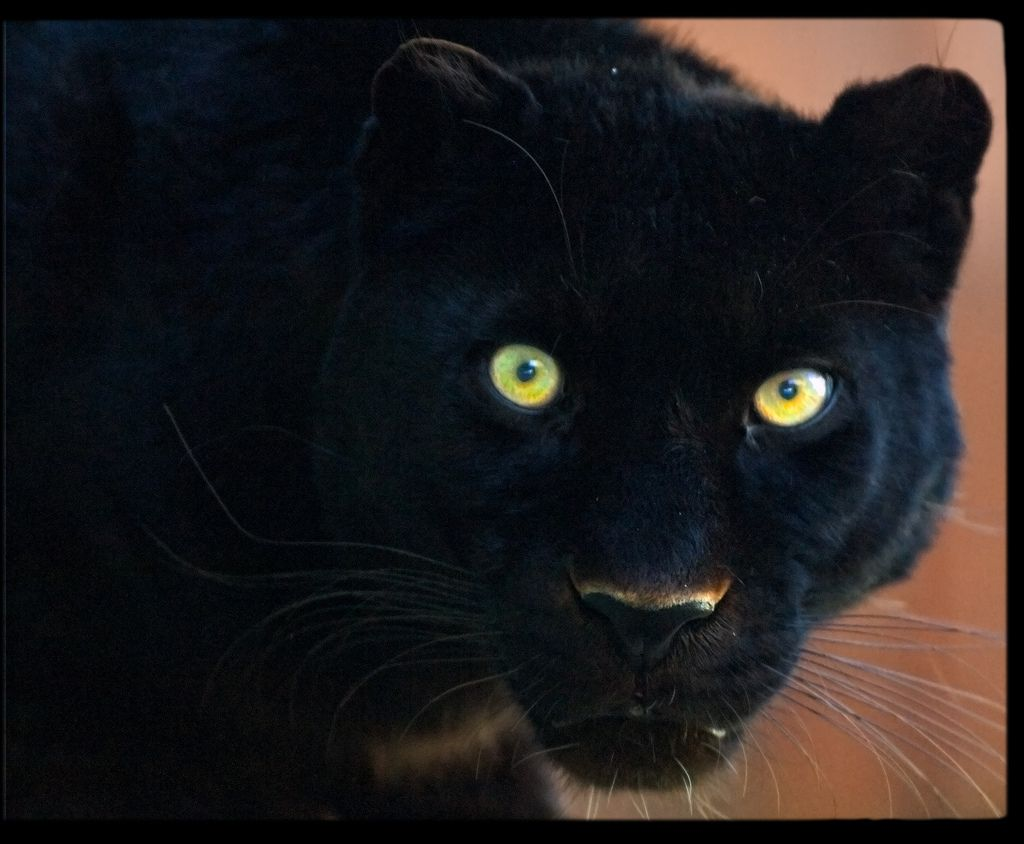
#> input picture Task1/data_new/Panther/Panther_1.jpg, 1024 x 844 px, given in place of Image_147.jpg, which was not available
$ jupyter execute --allow-errors ES335_A4_Task1_Dataset_Creation.ipynb
#> lines starting #> are read from the running program, lines starting #| are printed output that depends on the picture; pictures that were not available may be replaced by others from this repository, and a replacement may not be noted
[cell 1]
import os
import shutil
from sklearn.model_selection import train_test_split

[cell 2]
from bing_image_downloader import downloader

[cell 3]
def download_images(query, num_images, save_dir):
#> called with query = 'puma', num_images = 100, save_dir = 'data_new'
    if not os.path.exists(save_dir):
        os.makedirs(save_dir)

    downloader.download(f'{query} animal', limit=num_images,  output_dir=save_dir, adult_filter_off=True, force_replace=False, timeout=60, verbose=True)
#> (this line was passed over: bing_image_downloader is not available in this run)


download_images('puma', 100, 'data_new')
download_images('panther', 100, 'data_new')

[cell 4]
files_pa = os.listdir('data_new/Panther')
files_pu = os.listdir('data_new/Puma')
files_pa.sort()
files_pu.sort()

[cell 5]
print(files_pa)
print(len(files_pa))

[cell 6]
print(files_pu)
print(len(files_pu))

[cell 7]
files_pa = files_pa[1:]
print(files_pa)
print(len(files_pa))

[cell 8]
def rename_images(folder_name, files, name):

    # Iterate over the files and rename them
#> called with folder_name = 'data_new/Puma', name = 'Puma'
    for index, file_name in enumerate(files):
        # Get the file extension
        # _, file_extension = os.path.splitext(file_name)
        # # Skip hidden files and unsupported extensions
        # if file_name.startswith('.') or file_extension.lower() not in supported_extensions:
        #     continue
        # Construct the new file name
        new_name = f"{os.path.basename(name)}_{index + 1}.{'jpg'}"
        # Create full file paths
        old_path = os.path.join(folder_name, file_name)
        new_path = os.path.join(folder_name, new_name)
        # Rename the file
        os.rename(old_path, new_path)
        print(f"Renamed {old_path} to {new_path}")


# Absolute paths to the folders
puma_folder = 'data_new/Puma'
panther_folder = 'data_new/Panther'

rename_images(puma_folder, files_pu, 'Puma')
rename_images(panther_folder, files_pa, 'Panther')

#> (a cell that did not finish here is left out)

[cell 10]
pth = ['data_new/puma animal/Image_128.jpg','data_new/puma animal/Image_147.jpg']

[cell 11]
import hashlib
from PIL import Image
import os
import matplotlib.pyplot as plt

def calculate_image_hash(image_path):
#> called with image_path = 'data_new/puma animal/Image_147.jpg'
    with Image.open(image_path) as img:
        # Convert image to a standard format (e.g., RGB) and resize to a fixed size to normalize
#> img is the input picture: PIL image 1024x844 RGB; mean R, G, B 30.8, 27.9, 28.6
        img = img.convert('L').resize((320, 406))
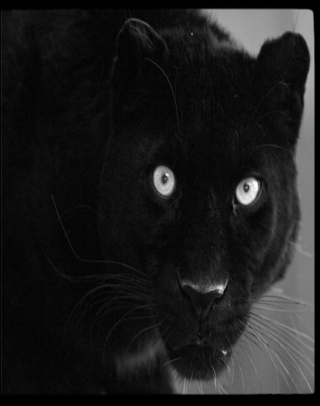
#> img: PIL image 320x406 L; min 0, max 253, mean 28.9
        # Create a hash of the image
        print(img.size)
#| (320, 406)
        plt.imshow(img)
        plt.show()
        hash_object = hashlib.md5(img.tobytes())
        return hash_object.hexdigest()

print(calculate_image_hash(pth[1])==calculate_image_hash(pth[0]))
#> call 2 of calculate_image_hash, with image_path = 'data_new/puma animal/Image_128.jpg'
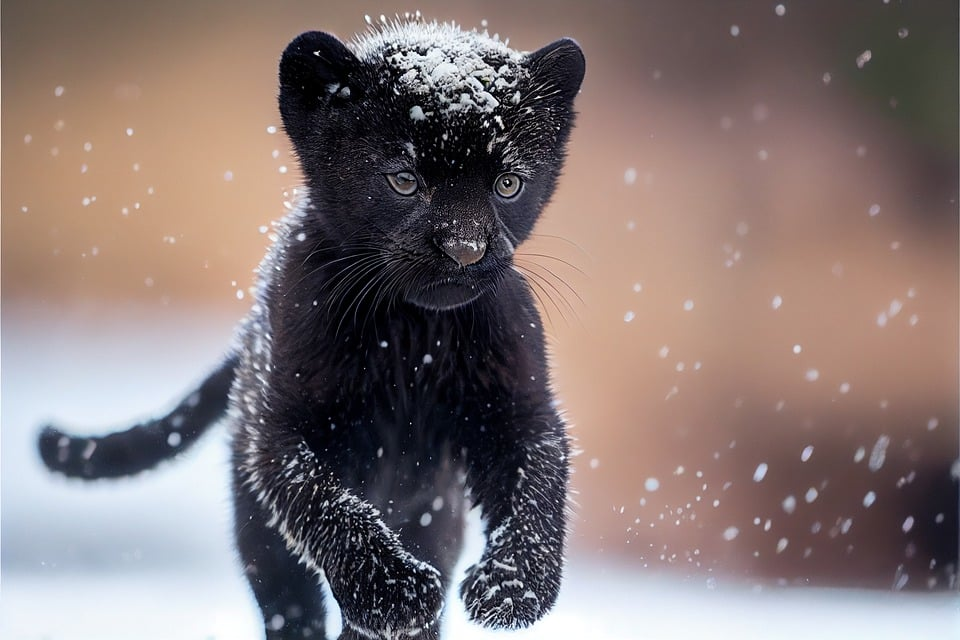
#> input picture Task1/data_new/Panther/Panther_10.jpg, 960 x 640 px, given in place of Image_128.jpg, which was not available
#> in calculate_image_hash, img is the input picture: PIL image 960x640 RGB; mean R, G, B 131.7, 117.8, 116.7
#> in calculate_image_hash (call 2), `img = img.convert('L').resize((320, 406))`:
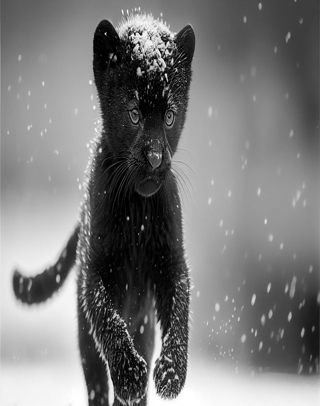
#> img: PIL image 320x406 L; min 0, max 255, mean 121.8
#| (320, 406)
